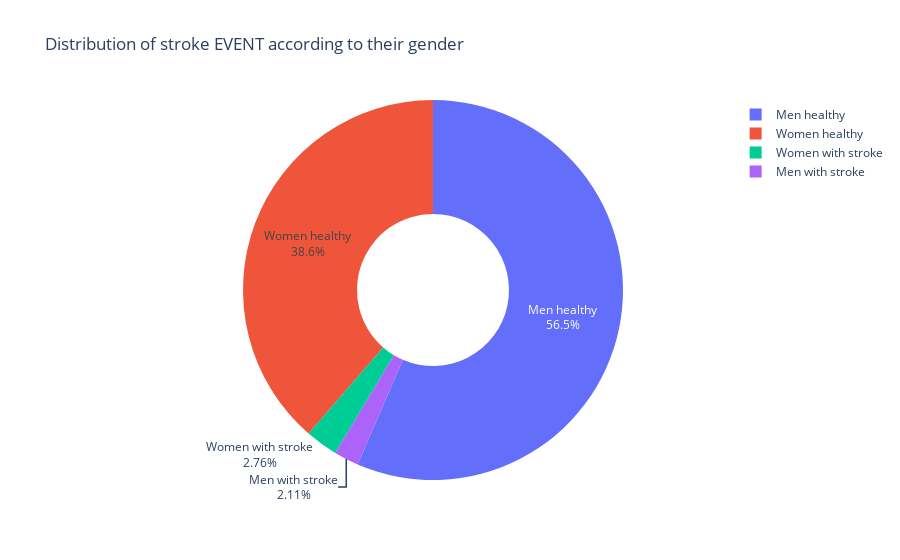

This figure's notebook cell:
### Markdown cell above
#### Age Vs Stroke

### Code cell
len_data = len(df)
len_w = len(df[df["gender_Male"]==1])
len_m = len_data - len_w

men_stroke = len(df.loc[(df["stroke"]==1)&(df['gender_Male']==1)])
men_no_stroke = len_m - men_stroke

women_stroke = len(df.loc[(df["stroke"]==1) & (df['gender_Male']==0)])
women_no_stroke = len_w - women_stroke

labels = ['Men with stroke','Men healthy','Women with stroke','Women healthy']
values = [men_stroke, men_no_stroke, women_stroke, women_no_stroke]

fig = go.Figure(data=[go.Pie(labels=labels, values=values,textinfo='label+percent',hole=0.4)])
fig.update_layout(
    title_text="Distribution of stroke EVENT according to their gender")
fig.show()

### Figure 1 — Plotly figure (JSON) as saved in the notebook; plotly's stock layout.template omitted (floating-point values rounded to 4 significant figures)
{"data": [{"hole": 0.4, "labels": ["Men with stroke", "Men healthy", "Women with stroke", "Women healthy"], "textinfo": "label+percent", "type": "pie", "values": [108, 2886, 141, 1974]}], "layout": {"title": {"text": "Distribution of stroke EVENT according to their gender"}}}
